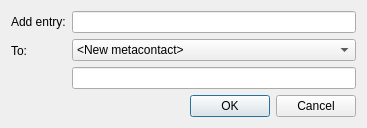
<?xml version="1.0" encoding="UTF-8"?>
<ui version="4.0">
 <class>AddToMetacontactsDialog</class>
 <widget class="QDialog" name="AddToMetacontactsDialog">
  <property name="geometry">
   <rect>
    <x>0</x>
    <y>0</y>
    <width>367</width>
    <height>126</height>
   </rect>
  </property>
  <property name="windowTitle">
   <string>Add to metacontact</string>
  </property>
  <layout class="QVBoxLayout" name="verticalLayout_2">
   <item>
    <layout class="QFormLayout" name="formLayout">
     <item row="0" column="0">
      <widget class="QLabel" name="label">
       <property name="text">
        <string>Add entry:</string>
       </property>
      </widget>
     </item>
     <item row="0" column="1">
      <widget class="QLineEdit" name="EntryName_">
       <property name="readOnly">
        <bool>true</bool>
       </property>
      </widget>
     </item>
     <item row="1" column="0">
      <widget class="QLabel" name="label_2">
       <property name="text">
        <string>To:</string>
       </property>
      </widget>
     </item>
     <item row="1" column="1">
      <layout class="QVBoxLayout" name="verticalLayout">
       <item>
        <widget class="QComboBox" name="ExistingMeta_">
         <item>
          <property name="text">
           <string>&lt;New metacontact&gt;</string>
          </property>
         </item>
        </widget>
       </item>
       <item>
        <widget class="QLineEdit" name="NewMetaname_"/>
       </item>
      </layout>
     </item>
    </layout>
   </item>
   <item>
    <widget class="QDialogButtonBox" name="buttonBox">
     <property name="orientation">
      <enum>Qt::Horizontal</enum>
     </property>
     <property name="standardButtons">
      <set>QDialogButtonBox::Cancel|QDialogButtonBox::Ok</set>
     </property>
    </widget>
   </item>
  </layout>
 </widget>
 <resources/>
 <connections>
  <connection>
   <sender>buttonBox</sender>
   <signal>accepted()</signal>
   <receiver>AddToMetacontactsDialog</receiver>
   <slot>accept()</slot>
   <hints>
    <hint type="sourcelabel">
     <x>224</x>
     <y>107</y>
    </hint>
    <hint type="destinationlabel">
     <x>157</x>
     <y>125</y>
    </hint>
   </hints>
  </connection>
  <connection>
   <sender>buttonBox</sender>
   <signal>rejected()</signal>
   <receiver>AddToMetacontactsDialog</receiver>
   <slot>reject()</slot>
   <hints>
    <hint type="sourcelabel">
     <x>292</x>
     <y>113</y>
    </hint>
    <hint type="destinationlabel">
     <x>286</x>
     <y>125</y>
    </hint>
   </hints>
  </connection>
 </connections>
</ui>
